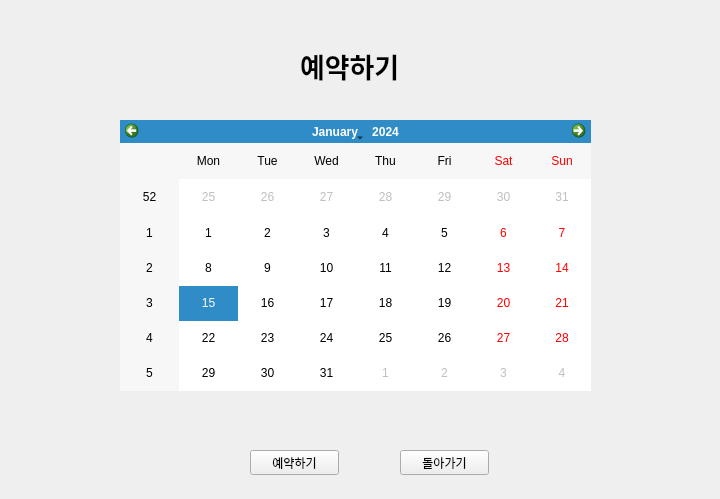
<?xml version="1.0" encoding="UTF-8"?>
<ui version="4.0">
 <class>carrent</class>
 <widget class="QDialog" name="carrent">
  <property name="geometry">
   <rect>
    <x>0</x>
    <y>0</y>
    <width>720</width>
    <height>499</height>
   </rect>
  </property>
  <property name="windowTitle">
   <string>Dialog</string>
  </property>
  <widget class="QLabel" name="label">
   <property name="geometry">
    <rect>
     <x>300</x>
     <y>40</y>
     <width>101</width>
     <height>51</height>
    </rect>
   </property>
   <property name="font">
    <font>
     <family>Ubuntu Mono</family>
     <pointsize>20</pointsize>
     <weight>75</weight>
     <bold>true</bold>
    </font>
   </property>
   <property name="text">
    <string>예약하기</string>
   </property>
  </widget>
  <widget class="QCalendarWidget" name="calendarWidget">
   <property name="geometry">
    <rect>
     <x>120</x>
     <y>120</y>
     <width>471</width>
     <height>271</height>
    </rect>
   </property>
  </widget>
  <widget class="QPushButton" name="pushButton">
   <property name="geometry">
    <rect>
     <x>250</x>
     <y>450</y>
     <width>89</width>
     <height>25</height>
    </rect>
   </property>
   <property name="text">
    <string>예약하기</string>
   </property>
   <property name="autoDefault">
    <bool>false</bool>
   </property>
  </widget>
  <widget class="QPushButton" name="exit">
   <property name="geometry">
    <rect>
     <x>400</x>
     <y>450</y>
     <width>89</width>
     <height>25</height>
    </rect>
   </property>
   <property name="text">
    <string>돌아가기</string>
   </property>
   <property name="autoDefault">
    <bool>false</bool>
   </property>
  </widget>
 </widget>
 <resources/>
 <connections/>
</ui>
